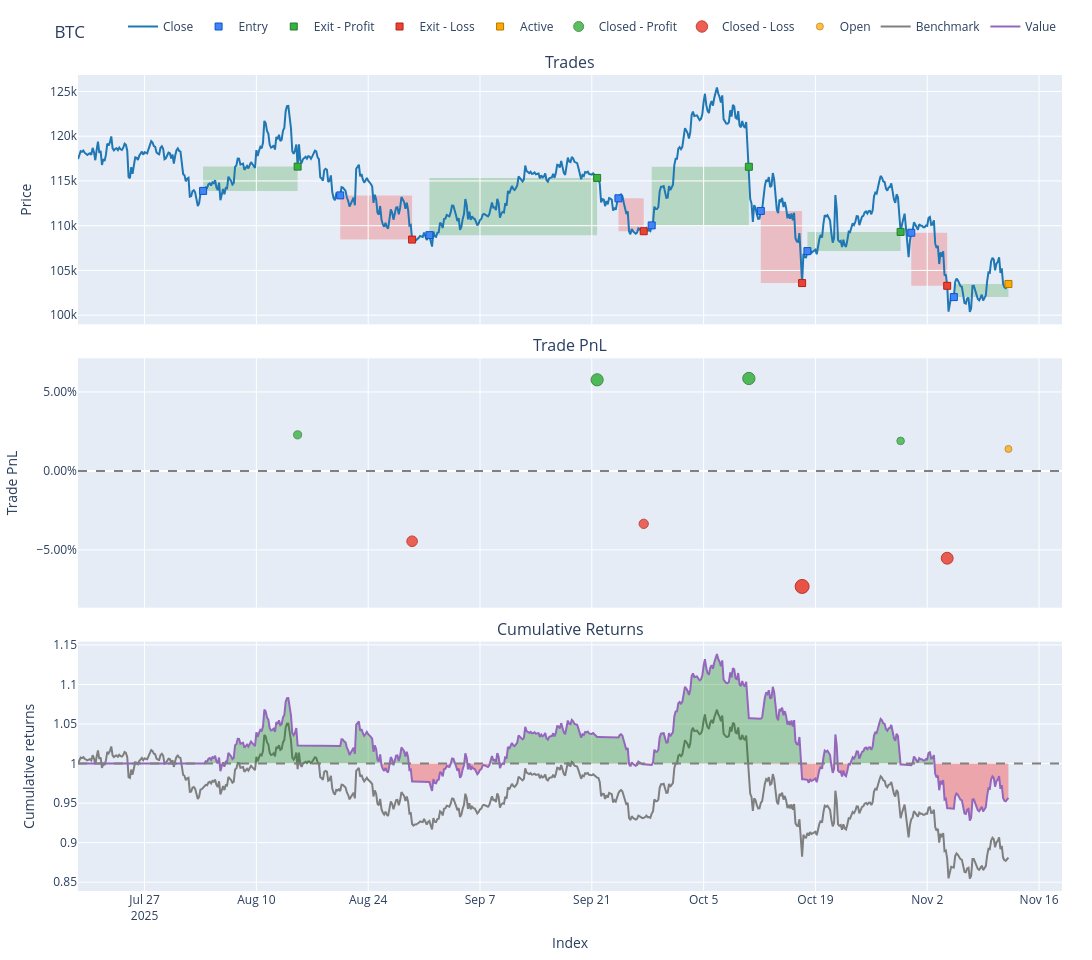

Notebook code for this chart:
### Code cell
symbols_pf = [symbol_pf for _, symbol_pf in pf.wrapper.columns]
# symbols_pf_index = symbols_pf.index(symbols[0])
for symbol in symbols:
    symbol_pf_index = symbols_pf.index(symbol)
    one_pf = pf[pf.wrapper.columns[symbol_pf_index]]
    one_pf.plot(subplots=['trades', 'trade_pnl', 'cum_returns'], width=1200, title=f'{symbol}').show()

### Figure 1 — Plotly figure (JSON) as saved in the notebook; plotly's stock layout.template omitted (floating-point values rounded to 4 significant figures; data arrays with more than 128 entries replaced by an {"elided": "..."} marker saying what was removed)
{"data": [{"line": {"color": "#1f77b4"}, "name": "Close", "showlegend": true, "x": {"elided": "700 str values"}, "type": "scatter", "uid": "daadd0cc-de78-4d74-99b8-c4e7791a0ee3", "xaxis": "x", "yaxis": "y", "y": {"elided": "700 float values"}, "legendgroup": "0"}, {"customdata": [[0, 0, 0.8776, 49.98, "Long"], [1, 1, 0.9016, 51.12, "Long"], [2, 2, 0.8966, 48.84, "Long"], [3, 3, 0.9138, 51.65, "Long"], [4, 4, 0.9075, 49.93, "Long"], [5, 5, 0.9466, 52.85, "Long"], [6, 6, 0.9142, 48.98, "Long"], [7, 7, 0.914, 49.91, "Long"], [8, 8, 0.9244, 47.15, "Long"]], "hovertemplate": "Exit Trade Id: %{customdata[0]}<br>Position Id: %{customdata[1]}<br>Size: %{customdata[2]:.6f}<br>Entry Timestamp: %{x}<br>Avg Entry Price: %{y}<br>Entry Fees: %{customdata[3]:.6f}<br>Direction: %{customdata[4]}", "marker": {"color": "#4285F4", "line": {"color": "rgb(11,84,205)", "width": 1}, "size": 7, "symbol": "square"}, "mode": "markers", "name": "Entry", "x": ["2025-08-03T08:00:00+00:00", "2025-08-20T12:00:00+00:00", "2025-08-31T16:00:00+00:00", "2025-09-24T08:00:00+00:00", "2025-09-28T12:00:00+00:00", "2025-10-12T04:00:00+00:00", "2025-10-18T00:00:00+00:00", "2025-10-31T00:00:00+00:00", "2025-11-05T08:00:00+00:00"], "y": [113900.0, 113400.0, 108900.0, 113100.0, 110000.0, 111600.0, 107200.0, 109200.0, 102000.0], "type": "scatter", "uid": "888dae02-134a-4a4e-86fc-e53b6c6c067f", "xaxis": "x", "yaxis": "y", "legendgroup": "1"}, {"customdata": [[0, 0, 0.8776, 51.17, 2281.0, 0.02282, "Long", "11 days 20:00:00"], [2, 2, 0.8966, 51.71, 5634.0, 0.05768, "Long", "21 days 00:00:00"], [4, 4, 0.9075, 52.9, 5845.0, 0.05853, "Long", "12 days 04:00:00"], [6, 6, 0.9142, 49.96, 1861.0, 0.01899, "Long", "11 days 16:00:00"]], "hovertemplate": "Exit Trade Id: %{customdata[0]}<br>Position Id: %{customdata[1]}<br>Size: %{customdata[2]:.6f}<br>Exit Timestamp: %{x}<br>Avg Exit Price: %{y}<br>Exit Fees: %{customdata[3]:.6f}<br>PnL: %{customdata[4]:.6f}<br>Return: %{customdata[5]:.2%}<br>Direction: %{customdata[6]}<br>Duration: %{customdata[7]}", "marker": {"color": "#37B13F", "line": {"color": "rgb(38,123,44)", "width": 1}, "size": 7, "symbol": "square"}, "mode": "markers", "name": "Exit - Profit", "x": ["2025-08-15T04:00:00+00:00", "2025-09-21T16:00:00+00:00", "2025-10-10T16:00:00+00:00", "2025-10-29T16:00:00+00:00"], "y": [116600.0, 115300.0, 116600.0, 109300.0], "type": "scatter", "uid": "db0841b1-63fe-4b6d-958d-7f479dec5007", "xaxis": "x", "yaxis": "y", "legendgroup": "2"}, {"customdata": [[1, 1, 0.9016, 48.89, -4553.0, -0.04454, "Long", "9 days 00:00:00"], [3, 3, 0.9138, 49.98, -3461.0, -0.0335, "Long", "3 days 04:00:00"], [5, 5, 0.9466, 49.03, -7733.0, -0.07316, "Long", "5 days 04:00:00"], [7, 7, 0.914, 47.2, -5519.0, -0.05529, "Long", "4 days 12:00:00"]], "hovertemplate": "Exit Trade Id: %{customdata[0]}<br>Position Id: %{customdata[1]}<br>Size: %{customdata[2]:.6f}<br>Exit Timestamp: %{x}<br>Avg Exit Price: %{y}<br>Exit Fees: %{customdata[3]:.6f}<br>PnL: %{customdata[4]:.6f}<br>Return: %{customdata[5]:.2%}<br>Direction: %{customdata[6]}<br>Duration: %{customdata[7]}", "marker": {"color": "#EA4335", "line": {"color": "rgb(181,31,18)", "width": 1}, "size": 7, "symbol": "square"}, "mode": "markers", "name": "Exit - Loss", "x": ["2025-08-29T12:00:00+00:00", "2025-09-27T12:00:00+00:00", "2025-10-17T08:00:00+00:00", "2025-11-04T12:00:00+00:00"], "y": [108400.0, 109400.0, 103600.0, 103300.0], "type": "scatter", "uid": "12f53785-6501-450f-b9f2-cdbfb66948ed", "xaxis": "x", "yaxis": "y", "legendgroup": "3"}, {"customdata": [[8, 8, 0.9244, 0.0, 1311.0, 0.0139, "Long", "7 days 00:00:00"]], "hovertemplate": "Exit Trade Id: %{customdata[0]}<br>Position Id: %{customdata[1]}<br>Size: %{customdata[2]:.6f}<br>Exit Timestamp: %{x}<br>Avg Exit Price: %{y}<br>Exit Fees: %{customdata[3]:.6f}<br>PnL: %{customdata[4]:.6f}<br>Return: %{customdata[5]:.2%}<br>Direction: %{customdata[6]}<br>Duration: %{customdata[7]}", "marker": {"color": "#FFAA00", "line": {"color": "rgb(178,118,0)", "width": 1}, "size": 7, "symbol": "square"}, "mode": "markers", "name": "Active", "x": ["2025-11-12T04:00:00+00:00"], "y": [103500.0], "type": "scatter", "uid": "f4f926f8-0024-4dcf-99fe-e6c605cc5589", "xaxis": "x", "yaxis": "y", "legendgroup": "4"}, {"customdata": [[0.0, 0.0, 2281.0, 0.02282], [2.0, 2.0, 5634.0, 0.05768], [4.0, 4.0, 5845.0, 0.05853], [6.0, 6.0, 1861.0, 0.01899]], "hovertemplate": "Exit Trade Id: %{customdata[0]}<br>Position Id: %{customdata[1]}<br>Exit Timestamp: %{x}<br>PnL: %{customdata[2]:.6f}<br>Return: %{customdata[3]:.2%}", "marker": {"color": "#37B13F", "line": {"color": "rgb(38,123,44)", "width": 1}, "opacity": [0.7726, 0.8608, 0.863, 0.7629], "size": [8.054, 12.17, 12.27, 7.601], "symbol": "circle"}, "mode": "markers", "name": "Closed - Profit", "x": ["2025-08-15T04:00:00+00:00", "2025-09-21T16:00:00+00:00", "2025-10-10T16:00:00+00:00", "2025-10-29T16:00:00+00:00"], "y": [0.02282, 0.05768, 0.05853, 0.01899], "type": "scatter", "uid": "f6b1d1ee-faac-43e6-b89d-ebfa02bec0bd", "xaxis": "x2", "yaxis": "y2", "legendgroup": "5"}, {"customdata": [[1.0, 1.0, -4553.0, -0.04454], [3.0, 3.0, -3461.0, -0.0335], [5.0, 5.0, -7733.0, -0.07316], [7.0, 7.0, -5519.0, -0.05529]], "hovertemplate": "Exit Trade Id: %{customdata[0]}<br>Position Id: %{customdata[1]}<br>Exit Timestamp: %{x}<br>PnL: %{customdata[2]:.6f}<br>Return: %{customdata[3]:.2%}", "marker": {"color": "#EA4335", "line": {"color": "rgb(181,31,18)", "width": 1}, "opacity": [0.8275, 0.7996, 0.9, 0.8548], "size": [10.62, 9.315, 14.0, 11.89], "symbol": "circle"}, "mode": "markers", "name": "Closed - Loss", "x": ["2025-08-29T12:00:00+00:00", "2025-09-27T12:00:00+00:00", "2025-10-17T08:00:00+00:00", "2025-11-04T12:00:00+00:00"], "y": [-0.04454, -0.0335, -0.07316, -0.05529], "type": "scatter", "uid": "be3a41bf-e92b-4b6d-a73c-5a7b7abf4874", "xaxis": "x2", "yaxis": "y2", "legendgroup": "6"}, {"customdata": [[8.0, 8.0, 1311.0, 0.0139]], "hovertemplate": "Exit Trade Id: %{customdata[0]}<br>Position Id: %{customdata[1]}<br>Exit Timestamp: %{x}<br>PnL: %{customdata[2]:.6f}<br>Return: %{customdata[3]:.2%}", "marker": {"color": "#FFAA00", "line": {"color": "rgb(178,118,0)", "width": 1}, "opacity": [0.75], "size": [7.0], "symbol": "circle"}, "mode": "markers", "name": "Open", "x": ["2025-11-12T04:00:00+00:00"], "y": [0.0139], "type": "scatter", "uid": "9ebe66c4-e9d1-4db7-a61c-8106eafa9334", "xaxis": "x2", "yaxis": "y2", "legendgroup": "7"}, {"line": {"color": "#7f7f7f"}, "name": "Benchmark", "showlegend": true, "x": {"elided": "700 str values"}, "type": "scatter", "uid": "9bb10210-025b-46bb-81c3-371859c67c72", "xaxis": "x3", "yaxis": "y3", "y": {"elided": "700 float values"}, "legendgroup": "8"}, {"hoverinfo": "skip", "line": {"color": "rgba(0, 0, 0, 0)", "width": 0}, "opacity": 0, "showlegend": false, "x": {"elided": "700 str values"}, "type": "scatter", "uid": "8450ff8e-f2be-400f-8c6b-c567ac414f5e", "xaxis": "x3", "yaxis": "y3", "y": {"elided": "700 int values"}, "legendgroup": "9"}, {"connectgaps": false, "fill": "tonexty", "fillcolor": "rgba(0, 128, 0, 0.3)", "hoverinfo": "skip", "line": {"color": "rgba(0, 0, 0, 0)", "width": 0}, "opacity": 0, "showlegend": false, "x": {"elided": "700 str values"}, "type": "scatter", "uid": "90d54da4-2e98-43c0-b68d-b8c854b35675", "xaxis": "x3", "yaxis": "y3", "y": {"elided": "700 float values"}, "legendgroup": "9"}, {"hoverinfo": "skip", "line": {"color": "rgba(0, 0, 0, 0)", "width": 0}, "opacity": 0, "showlegend": false, "x": {"elided": "700 str values"}, "type": "scatter", "uid": "ad3dd1c1-8da7-4cd5-be9c-4bbe6f376bfc", "xaxis": "x3", "yaxis": "y3", "y": {"elided": "700 int values"}, "legendgroup": "9"}, {"connectgaps": false, "fill": "tonexty", "fillcolor": "rgba(255, 0, 0, 0.3)", "hoverinfo": "skip", "line": {"color": "rgba(0, 0, 0, 0)", "width": 0}, "opacity": 0, "showlegend": false, "x": {"elided": "700 str values"}, "type": "scatter", "uid": "7f4e947b-8943-47ab-832c-7442d064d78a", "xaxis": "x3", "yaxis": "y3", "y": {"elided": "700 float values"}, "legendgroup": "9"}, {"line": {"color": "#9467bd"}, "name": "Value", "showlegend": true, "x": {"elided": "700 str values"}, "type": "scatter", "uid": "83e2f81f-3ee8-4993-a647-55e0ce4b9079", "xaxis": "x3", "yaxis": "y3", "y": {"elided": "700 float values"}, "legendgroup": "10"}, {"hoverinfo": "skip", "line": {"color": "rgba(0, 0, 0, 0)", "width": 0}, "opacity": 0.0, "showlegend": false, "x": {"elided": "700 str values"}, "type": "scatter", "uid": "13b9f9f6-7afc-45ce-a9e4-1d82bb9a77fd", "xaxis": "x3", "yaxis": "y3", "y": {"elided": "700 int values"}, "legendgroup": "9"}], "layout": {"annotations": [{"font": {"size": 16}, "showarrow": false, "text": "Trades", "x": 0.5, "xanchor": "center", "xref": "paper", "y": 1.0, "yanchor": "bottom", "yref": "paper"}, {"font": {"size": 16}, "showarrow": false, "text": "Trade PnL", "x": 0.5, "xanchor": "center", "xref": "paper", "y": 0.6528, "yanchor": "bottom", "yref": "paper"}, {"font": {"size": 16}, "showarrow": false, "text": "Cumulative Returns", "x": 0.5, "xanchor": "center", "xref": "paper", "y": 0.3056, "yanchor": "bottom", "yref": "paper"}], "xaxis": {"anchor": "y", "domain": [0.0, 1.0], "matches": "x3", "showticklabels": false}, "yaxis": {"anchor": "x", "domain": [0.6944, 1.0], "title": {"text": "Price"}}, "xaxis2": {"anchor": "y2", "domain": [0.0, 1.0], "matches": "x3", "showticklabels": false}, "yaxis2": {"anchor": "x2", "domain": [0.3472, 0.6528], "tickformat": ".2%", "title": {"text": "Trade PnL"}}, "xaxis3": {"anchor": "y3", "domain": [0.0, 1.0], "title": {"text": "Index"}}, "yaxis3": {"anchor": "x3", "domain": [0.0, 0.3056], "title": {"text": "Cumulative returns"}}, "margin": {"t": 30, "b": 30, "l": 30, "r": 30}, "legend": {"orientation": "h", "yanchor": "bottom", "y": 1.042, "xanchor": "right", "x": 1, "traceorder": "normal"}, "width": 1200, "height": 960, "showlegend": true, "title": {"text": "BTC"}, "shapes": [{"fillcolor": "green", "layer": "below", "line": {"width": 0}, "opacity": 0.2, "type": "rect", "x0": "2025-08-03T08:00:00+00:00", "x1": "2025-08-15T04:00:00+00:00", "xref": "x", "y0": 113900.0, "y1": 116600.0, "yref": "y"}, {"fillcolor": "green", "layer": "below", "line": {"width": 0}, "opacity": 0.2, "type": "rect", "x0": "2025-08-31T16:00:00+00:00", "x1": "2025-09-21T16:00:00+00:00", "xref": "x", "y0": 108900.0, "y1": 115300.0, "yref": "y"}, {"fillcolor": "green", "layer": "below", "line": {"width": 0}, "opacity": 0.2, "type": "rect", "x0": "2025-09-28T12:00:00+00:00", "x1": "2025-10-10T16:00:00+00:00", "xref": "x", "y0": 110000.0, "y1": 116600.0, "yref": "y"}, {"fillcolor": "green", "layer": "below", "line": {"width": 0}, "opacity": 0.2, "type": "rect", "x0": "2025-10-18T00:00:00+00:00", "x1": "2025-10-29T16:00:00+00:00", "xref": "x", "y0": 107200.0, "y1": 109300.0, "yref": "y"}, {"fillcolor": "green", "layer": "below", "line": {"width": 0}, "opacity": 0.2, "type": "rect", "x0": "2025-11-05T08:00:00+00:00", "x1": "2025-11-12T04:00:00+00:00", "xref": "x", "y0": 102000.0, "y1": 103500.0, "yref": "y"}, {"fillcolor": "red", "layer": "below", "line": {"width": 0}, "opacity": 0.2, "type": "rect", "x0": "2025-08-20T12:00:00+00:00", "x1": "2025-08-29T12:00:00+00:00", "xref": "x", "y0": 113400.0, "y1": 108400.0, "yref": "y"}, {"fillcolor": "red", "layer": "below", "line": {"width": 0}, "opacity": 0.2, "type": "rect", "x0": "2025-09-24T08:00:00+00:00", "x1": "2025-09-27T12:00:00+00:00", "xref": "x", "y0": 113100.0, "y1": 109400.0, "yref": "y"}, {"fillcolor": "red", "layer": "below", "line": {"width": 0}, "opacity": 0.2, "type": "rect", "x0": "2025-10-12T04:00:00+00:00", "x1": "2025-10-17T08:00:00+00:00", "xref": "x", "y0": 111600.0, "y1": 103600.0, "yref": "y"}, {"fillcolor": "red", "layer": "below", "line": {"width": 0}, "opacity": 0.2, "type": "rect", "x0": "2025-10-31T00:00:00+00:00", "x1": "2025-11-04T12:00:00+00:00", "xref": "x", "y0": 109200.0, "y1": 103300.0, "yref": "y"}, {"line": {"color": "gray", "dash": "dash"}, "type": "line", "x0": 0.0, "x1": 1.0, "xref": "paper", "y0": 0, "y1": 0, "yref": "y2"}, {"line": {"color": "gray", "dash": "dash"}, "type": "line", "x0": 0.0, "x1": 1.0, "xref": "paper", "y0": 1, "y1": 1, "yref": "y3"}]}}
